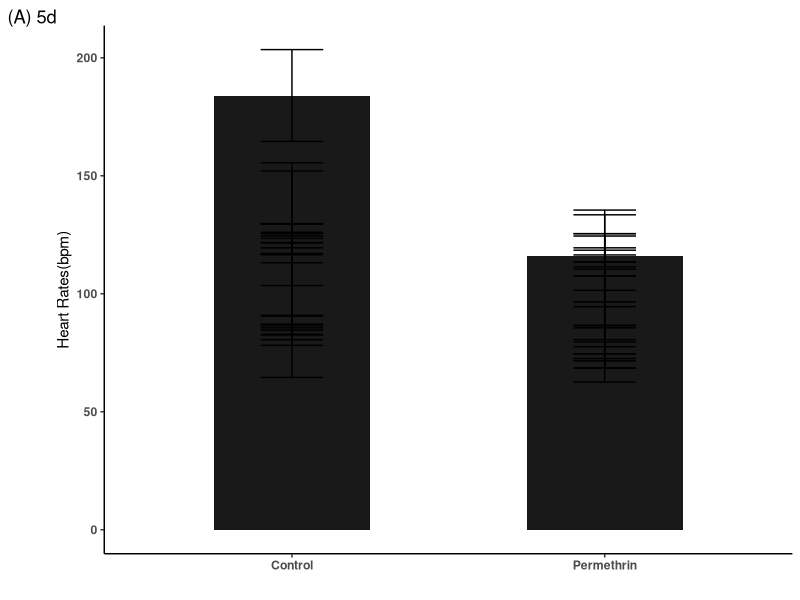
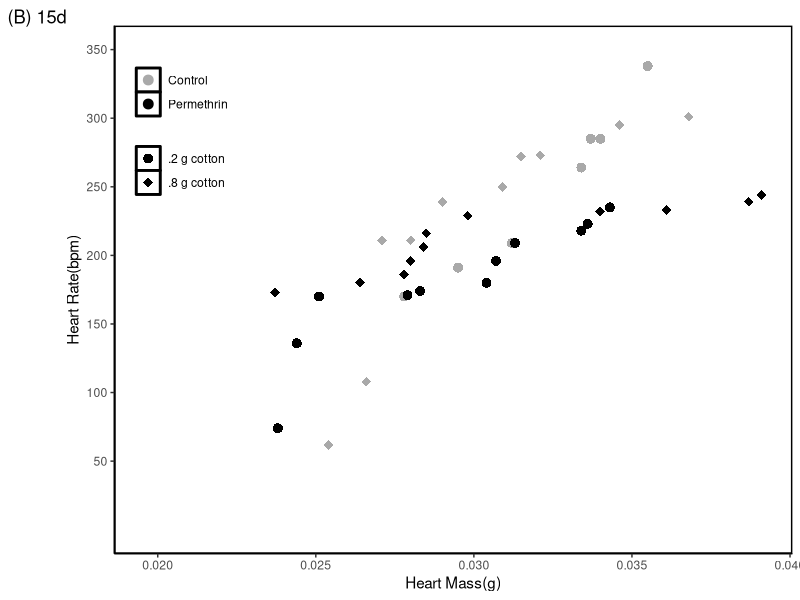
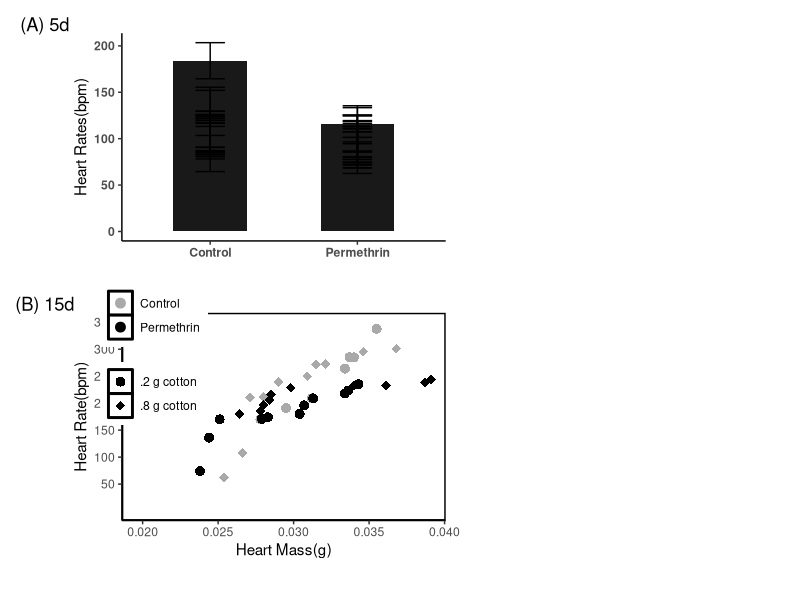

These figures' R source, in order:
## ---- chunk 1
library(ggplot2)
library(ggthemes)
library(tidyr)

Quail1<- read.table(file="final project/Trans-ovo quail 15.csv", header = TRUE, sep = ",")
head(Quail1)

Quail2<- read.table(file="final project/Trans-ovo qual 5.csv", header = TRUE, sep = ",")
head(Quail2)

## ---- chunk 2
### Making graph 1

#information for standard error bars
se<- sd(Quail2$Heart.Rate)/29 
sed<- c(rep(se,29))
m<- mean(Quail2$Heart.Rate)
mean<- c(rep(m,29)
        )
se1 <- Quail2$Heart.Rate- sd(Quail2$Heart.Rate)
se2 <- Quail2$Heart.Rate + sd(Quail2$Heart.Rate)
G<- cbind(Quail2, se1, se2)

#graphing
G1<- ggplot(data=G,
              aes(x= Treatment, y=Heart.Rate, fill= Treatment)) + geom_bar(position="dodge", stat="identity", width=0.5, show.legend=FALSE) +
  ylab("Heart Rates(bpm)") +
  xlab("") +
  labs( tag="(A) 5d")
#establishing themes and presentation changes
G1F<- G1 +  theme_classic() + scale_fill_grey(start=.1, end=.1) + geom_errorbar(aes(ymin=se1, ymax=se2), width=0.2) + theme(axis.text.y = element_text(face="bold"), axis.text.x = element_text(face="bold"))
G1F

## ---- chunk 3
### Making graph 2
 G2<- ggplot(data=Quail1,
              aes(x= Heart.Mass..g., y=Heart.rates, color=Permethrin, shape= Nest)) + geom_point(size=3.0)

G2F<- G2+ theme_classic() + theme(legend.position = c(0.1, 0.8), legend.title=element_blank()) + scale_shape_manual(values= c(16, 18)) + scale_y_continuous(name="Heart Rate(bpm)", limits=c(0, 350), breaks = c(50, 100, 150, 200, 250, 300, 350)) + xlab("Heart Mass(g)") + theme(panel.background=element_rect(colour="black", size=1)) + scale_color_manual(values=c(Control="darkgrey", Permethrin="black")) + labs( tag="(B) 15d")
G2F
## ---- chunk 4
library(patchwork)
( G1F + plot_spacer() ) /(G2F + plot_spacer()) + plot_spacer() +
plot_layout(heights = c(10,10,0.5))
  
